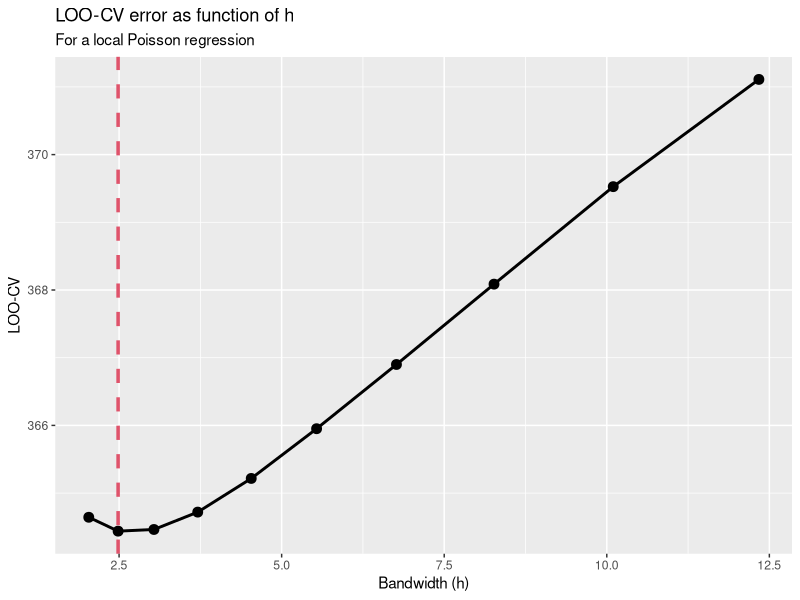
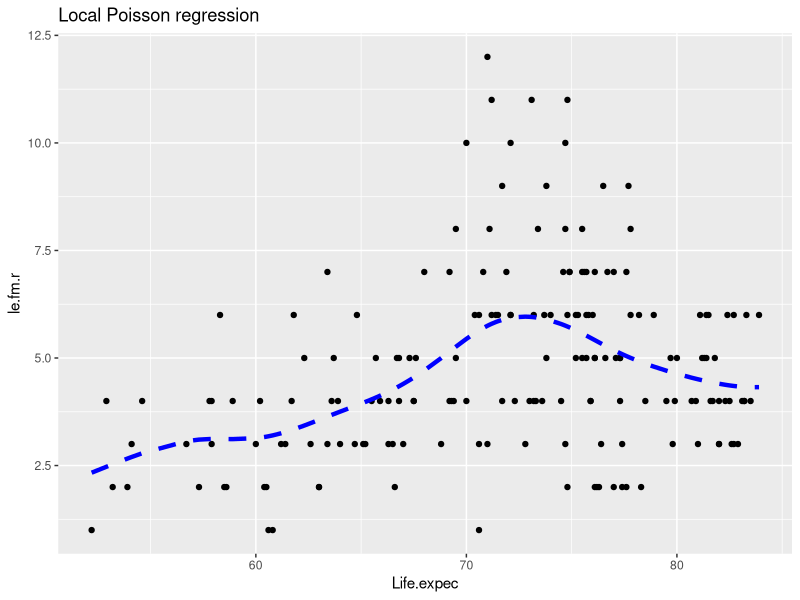
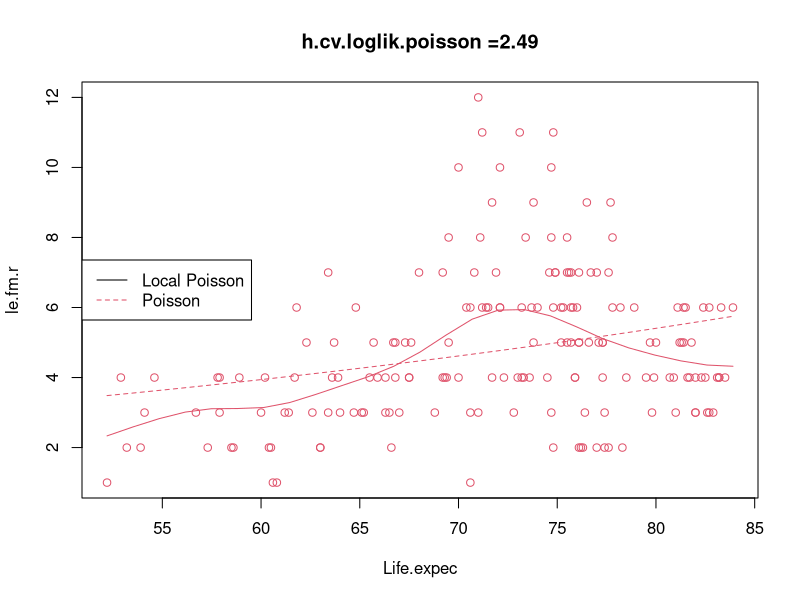

The R source for these figures, in order:
## ---- chunk 1
knitr::opts_chunk$set(echo = TRUE)
library(sm)
library(ggplot2)
## ---- chunk 2
library(sm)
## ---- chunk 3
loglik.CV.poisson <- function(x, y, h){
  n <- length(x)
  lambda.i <- sapply(1:n, 
                 function(i, x, y, h){
                   sm.poisson(x=x[-i], y=y[-i], h=h, eval.points=x[i],display='none')$estimate
                 }, x, y, h)
  return(-sum(y * log(lambda.i) - lambda.i - log(factorial(y))) )
  #return(-sum(y * log(lambda.i) - lambda.i - log(factorial(y))) / n)
}
## ---- chunk 4
h.cv.sm.poisson <- function(x, y, rg.h=NULL, l.h=10, method=loglik.CV.poisson){
  cv.h <- numeric(l.h)
  if (is.null(rg.h)){
    hh <- c(h.select(x,y,method="cv"),
              h.select(x,y,method="aicc"))#,hcv(x,y))
      rg.h <- range(hh)*c(1/1.1, 1.5)
  }
  i <- 0
  gr.h <- exp(seq(log(rg.h[1]), log(rg.h[2]), l=l.h))
  for (h in gr.h){
    i <- i + 1
    cv.h[i] <- method(x, y, h)
  }
  return(list(h = gr.h, 
              cv.h = cv.h, 
              h.cv = gr.h[which.min(cv.h)])
  )
}
## ---- chunk 5
countries<-read.csv2(file="HDI.2017.subset.csv",row.names = 1)
attach(countries)
le.fm.r = round(le.fm)
## ---- chunk 6
h.CV.loglik.poisson  = h.cv.sm.poisson(Life.expec, le.fm.r)
## ---- chunk 7
ggplot(data = data.frame(h.CV.loglik.poisson), aes(x=h, y=cv.h)) +
  geom_point(size=3) + 
  geom_line(linewidth=1, lty=1) +
  geom_vline(xintercept = h.CV.loglik.poisson$h.cv, lty=2, linewidth=1.2, col=2) + 
  labs(title="LOO-CV error as function of h", 
       subtitle="For a local Poisson regression", x="Bandwidth (h)", y= "LOO-CV")
## ---- chunk 8
h.cv = h.CV.loglik.poisson$h.cv
h.cv
## ---- chunk 9
cv.pois = sm.poisson(x=Life.expec, y=le.fm.r, h=h.cv, eval.points=Life.expec,display='none')
## ---- chunk 10
ggplot() +
  geom_point(aes(x=Life.expec, y=le.fm.r), size=1.5) +
  geom_line(aes(x=cv.pois$eval.points, y=cv.pois$estimate), lty=2, col='blue', linewidth=1.5) + 
  labs(title="Local Poisson regression")
## ---- chunk 11
aux <- sm.poisson(Life.expec,le.fm.r,h=h.CV.loglik.poisson$h.cv)
title(main=paste("h.cv.loglik.poisson =",round(h.CV.loglik.poisson$h.cv,2),sep=""))

aux.glm <- glm(le.fm.r ~ Life.expec,family=poisson)
pred <- predict(aux.glm, 
                newdata=data.frame(Life.expec=aux$eval.points),
                type="response")
lines(aux$eval.points,pred,col=2,lty=2)
legend("left",c("Local Poisson","Poisson"),
      col=c(1,2),lty=c(1,2))
